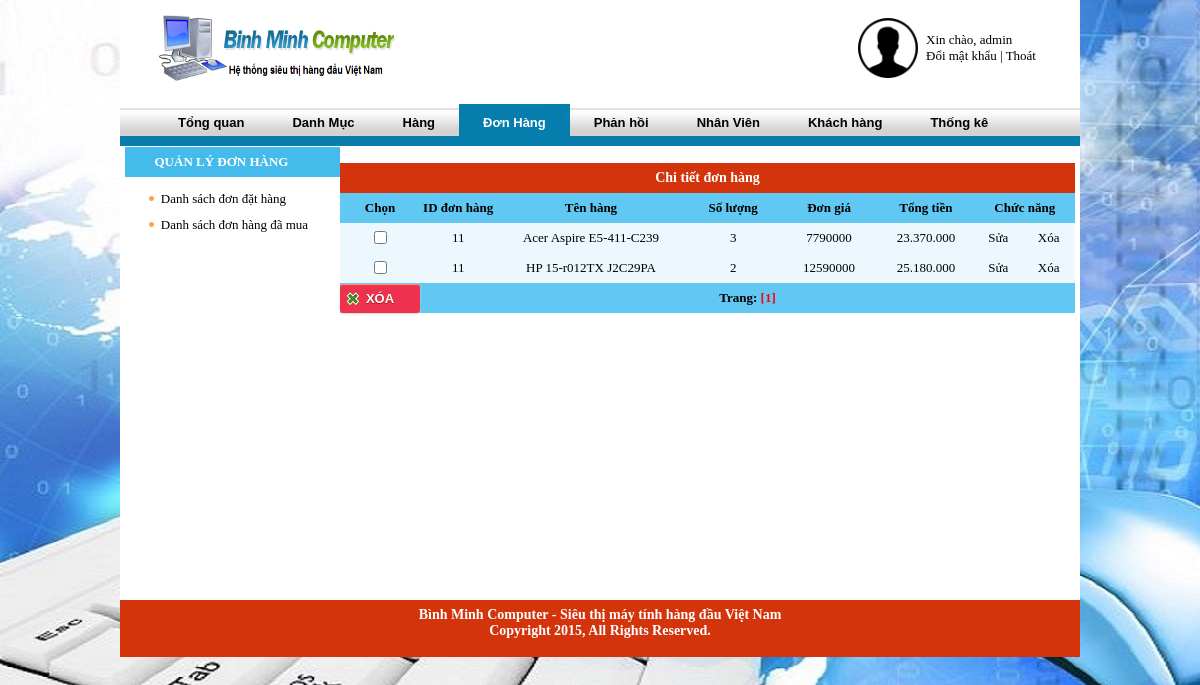
Screenshot of /admin/?m=dh&page=ctdh&iddh=11 (signed in) with the database file from the repository.
### tables this page shows
CREATE TABLE IF NOT EXISTS `ctdonhang` (
  `id_donhang` int(10) NOT NULL,
  `id_hang` int(20) NOT NULL,
  `soluong` int(11) NOT NULL,
  `dongia` int(11) NOT NULL,
  PRIMARY KEY (`id_donhang`,`id_hang`),
  KEY `id_hang` (`id_hang`)
);

CREATE TABLE IF NOT EXISTS `hang` (
  `id_hang` int(20) NOT NULL AUTO_INCREMENT,
  `id_loai` int(10) NOT NULL,
  `tenhang` text NOT NULL,
  `mota` text NOT NULL,
  `hinhanh` text NOT NULL,
  `dongia` int(15) NOT NULL,
  `ghichu` text NOT NULL,
  `soluong` int(100) NOT NULL,
  `mancc` int(20) NOT NULL,
  PRIMARY KEY (`id_hang`)
);

### admin/include/ct-don-hang.php (the view)
<br /><form method="post">
<table width="735" border="0" cellspacing="0" cellpadding="0">
  <tr>
    <td colspan="9" class="tieude" align="center">Chi tiết đơn hàng</td>
  </tr>
  <tr class="dau">
    <td align="center" width="50">Chọn</td>
    <td align="center" width="80"> ID đơn hàng</td>
    <td align="center" width="200">Tên hàng </td>
    <td align="center" width="100">Số lượng </td>
    <td align="center" width="100"> Đơn giá </td>
    <td align="center" width="100"> Tổng tiền  </td>
    <td align="center" colspan="2" width="105"> Chức năng </td>
  </tr>
  <?php
		$iddh=$_GET["iddh"];
		$sql3="select * from hang, ctdonhang where hang.id_hang = ctdonhang.id_hang and id_donhang=$iddh";
		$kq3=mysql_query($sql3);
		while($r=mysql_fetch_array($kq3))
		{
		$iddh = $r['id_donhang'];
		$id = $r['id_hang'];
		$tenhang = $r['tenhang'];
		$dongia = $r['dongia'];
		$soluong = $r['soluong'];
  ?>
  <tr class="noidung">
  <td width="50"  align="center"> <input type="checkbox" name="chon[]" value="<?php echo $id; ?>"/></td>
  <td align="center" width="80"><?=$iddh?></td>
    <td align="center" width="200"><?=$tenhang?> </td>
    <td align="center" width="100"><?=$soluong?> </td>
    <td align="center" width="100"><?=$dongia?> </td>
    <td align="center" width="100"> <?=number_format($soluong*$dongia,0,'','.')?>  </td>
    <td align="center" width="50"> Sửa </td>
    <td align="center" width="55"> Xóa </td>
  </tr>
 <?php
		}
 ?>
<tr class=dau>
<td>
<input  type="button" class="button del" value='Xóa' >
</td>
 <td colspan="9" style="text-align: center;">
 Trang: <a href='#'><font color='#FF0000'>[1]</font>
</td>
</tr>
</table>
</form>

### admin/css/main.css (style rules this page uses)
body { background-repeat: repeat-y; margin-left: 0px; margin-top: 0px; margin-right: 0px; margin-bottom: 0px; text-align: center; font-family:Tahoma; font-size:13px; background:url('/admin/img/bg.jpg'); background-attachment: fixed; }
a:link { text-decoration: none; color:#000000; }
.button { border:none!important; border-style: None; text-decoration: none; min-width: 80px; height: 29px; text-align: center; font: bold 13px arial; background: #EE314F!important; color: #ffffff; border-radius: 3px; -moz-border-radius: 3px; -khtml-border-radius: 3px; -webkit-border-radius: 3px; -moz-box-shadow: 0px 3px 0px #ae0c25; -webkit-box-shadow: 0px 3px 0px #ae0c25; cursor:pointer; text-transform: uppercase; }
.button { border-color: #d1371c #d1371c #9f220d; text-shadow: 0 1px 1px #961a07; box-shadow: 0 1px 2px #d6d6d6, inset 0 1px 0 #ff9573; }
input.button.del { background-position: 5px 7px!important; background-image: url(../img/delete.png)!important; background-repeat: no-repeat!important; }
.tieude { color:#FFFFFF; font-family:Tahoma; font-size: 14px; font-weight:bold; background-color:#d4340c;height:30px; }
tr.noidung { background: none repeat scroll 0% 0% #ECF8FD; border-top: 1px solid #FFF; height:30px; }
tr.dau { height:30px; background: none repeat scroll 0% 0% #60C8F2; font-weight: bold; }

### rows the page displays
ctdonhang: id_donhang "11", id_hang.tenhang "Acer Aspire E5-411-C239", soluong "3", dongia "7790000", $soluong*$dongia "23.370.000"
ctdonhang: id_donhang "11", id_hang.tenhang "HP 15-r012TX J2C29PA", soluong "2", dongia "12590000", $soluong*$dongia "25.180.000"

### other values shown
$_SESSION['useradmin'] "admin"
